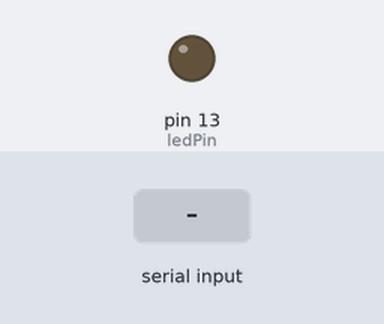
Bench run of a sketch on a simulated Arduino Uno, built with avr-gcc and run on an emulated ATmega328P. On the bench: output pins drawn as LEDs (lit = HIGH). The test bench sets the inputs (shaded band).

Above: at 1.2 s.
1.3 s: "y" received over Serial
At 2.3 s:
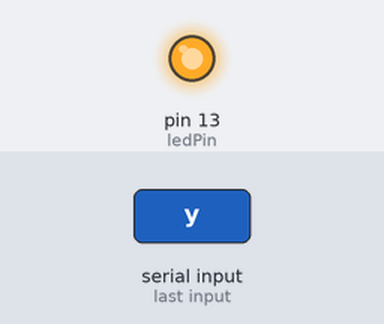
3.0 s: "n" received over Serial
At 4.2 s:
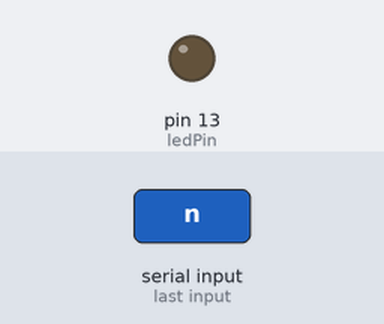
Timing chart, 0 to 6.0 s (numbered marks = the images above; inputs shaded):
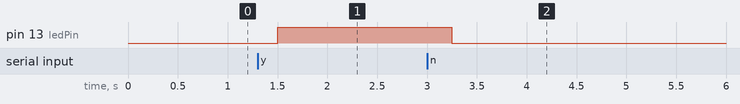

Measured:
- after the input at 1.3 s, pin 13 (ledPin): LOW → HIGH after 0.20 s
- after the input at 3.0 s, pin 13 (ledPin): HIGH → LOW after 0.25 s

The sketch:

Tp_1d.ino
```cpp
int ledPin =  13;    // LED connected to digital pin 13
int incomingByte = 0;   //serial char

// The setup() method runs once, when the sketch starts

void setup()   {
  // opens serial port, sets data rate to 9600 bps
  Serial.begin(9600);
  // initialize the digital pin as an output:
  pinMode(ledPin, OUTPUT);
  digitalWrite(ledPin, LOW);
}

// the loop() method runs over and over again,
// as long as the Arduino has power

void loop()
{
  if (Serial.available() > 0) {
	// read the incoming byte:
	incomingByte = Serial.read();

        if (incomingByte == 'y')
        {
	  digitalWrite(ledPin, HIGH);    // set the LED ON
        }
        else if (incomingByte == 'n')
        {
          digitalWrite(ledPin, LOW);    // set the LED off
        }
 }
 delay(250);                  // wait for a second
}
```
